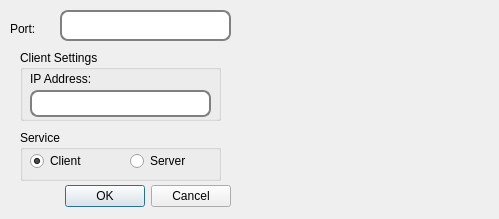
<?xml version="1.0" encoding="UTF-8"?>
<ui version="4.0">
 <class>Settings</class>
 <widget class="QDialog" name="Settings">
  <property name="geometry">
   <rect>
    <x>0</x>
    <y>0</y>
    <width>499</width>
    <height>219</height>
   </rect>
  </property>
  <property name="windowTitle">
   <string>Settings</string>
  </property>
  <property name="styleSheet">
   <string notr="true"/>
  </property>
  <widget class="QDialogButtonBox" name="okCancel">
   <property name="geometry">
    <rect>
     <x>50</x>
     <y>180</y>
     <width>181</width>
     <height>32</height>
    </rect>
   </property>
   <property name="orientation">
    <enum>Qt::Horizontal</enum>
   </property>
   <property name="standardButtons">
    <set>QDialogButtonBox::Cancel|QDialogButtonBox::Ok</set>
   </property>
  </widget>
  <widget class="QLineEdit" name="portText">
   <property name="geometry">
    <rect>
     <x>60</x>
     <y>10</y>
     <width>171</width>
     <height>31</height>
    </rect>
   </property>
   <property name="styleSheet">
    <string notr="true">border: 2px solid gray;
border-radius: 8px;
padding-left: 2px;
padding-right: 2px;</string>
   </property>
   <property name="inputMethodHints">
    <set>Qt::ImhNone</set>
   </property>
   <property name="text">
    <string/>
   </property>
   <property name="frame">
    <bool>true</bool>
   </property>
  </widget>
  <widget class="QLabel" name="portLabel">
   <property name="geometry">
    <rect>
     <x>10</x>
     <y>20</y>
     <width>41</width>
     <height>17</height>
    </rect>
   </property>
   <property name="text">
    <string>Port:</string>
   </property>
  </widget>
  <widget class="QGroupBox" name="serviceBox">
   <property name="geometry">
    <rect>
     <x>20</x>
     <y>130</y>
     <width>201</width>
     <height>51</height>
    </rect>
   </property>
   <property name="title">
    <string>Service</string>
   </property>
   <widget class="QRadioButton" name="clientButton">
    <property name="geometry">
     <rect>
      <x>10</x>
      <y>20</y>
      <width>117</width>
      <height>22</height>
     </rect>
    </property>
    <property name="font">
     <font>
      <strikeout>false</strikeout>
     </font>
    </property>
    <property name="text">
     <string>Client</string>
    </property>
    <property name="checked">
     <bool>true</bool>
    </property>
   </widget>
   <widget class="QRadioButton" name="serverButton">
    <property name="geometry">
     <rect>
      <x>110</x>
      <y>20</y>
      <width>117</width>
      <height>22</height>
     </rect>
    </property>
    <property name="text">
     <string>Server</string>
    </property>
   </widget>
  </widget>
  <widget class="QGroupBox" name="clientBox">
   <property name="geometry">
    <rect>
     <x>20</x>
     <y>50</y>
     <width>201</width>
     <height>71</height>
    </rect>
   </property>
   <property name="title">
    <string>Client Settings</string>
   </property>
   <widget class="QLabel" name="ipLabel">
    <property name="geometry">
     <rect>
      <x>10</x>
      <y>20</y>
      <width>81</width>
      <height>17</height>
     </rect>
    </property>
    <property name="text">
     <string>IP Address:</string>
    </property>
   </widget>
   <widget class="QLineEdit" name="ipText">
    <property name="geometry">
     <rect>
      <x>10</x>
      <y>40</y>
      <width>181</width>
      <height>27</height>
     </rect>
    </property>
    <property name="styleSheet">
     <string notr="true">border: 2px solid gray;
border-radius: 8px;
padding-left: 2px;
padding-right: 2px;</string>
    </property>
   </widget>
  </widget>
  <widget class="QWidget" name="widget" native="true">
   <property name="geometry">
    <rect>
     <x>240</x>
     <y>0</y>
     <width>261</width>
     <height>221</height>
    </rect>
   </property>
  </widget>
 </widget>
 <tabstops>
  <tabstop>portText</tabstop>
  <tabstop>ipText</tabstop>
  <tabstop>clientButton</tabstop>
  <tabstop>serverButton</tabstop>
  <tabstop>okCancel</tabstop>
 </tabstops>
 <resources/>
 <connections>
  <connection>
   <sender>okCancel</sender>
   <signal>accepted()</signal>
   <receiver>Settings</receiver>
   <slot>accept()</slot>
   <hints>
    <hint type="sourcelabel">
     <x>248</x>
     <y>254</y>
    </hint>
    <hint type="destinationlabel">
     <x>157</x>
     <y>274</y>
    </hint>
   </hints>
  </connection>
  <connection>
   <sender>okCancel</sender>
   <signal>rejected()</signal>
   <receiver>Settings</receiver>
   <slot>reject()</slot>
   <hints>
    <hint type="sourcelabel">
     <x>316</x>
     <y>260</y>
    </hint>
    <hint type="destinationlabel">
     <x>286</x>
     <y>274</y>
    </hint>
   </hints>
  </connection>
 </connections>
</ui>
